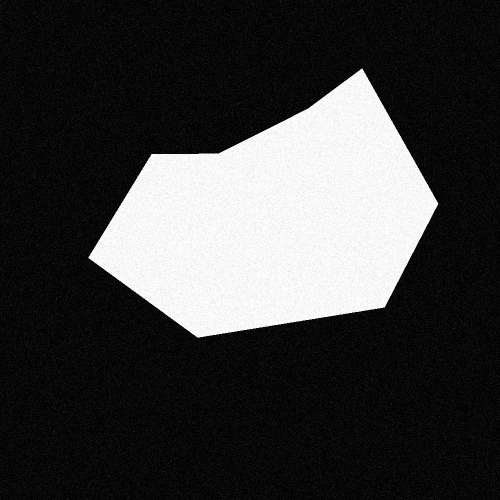
#> input picture 03 - Active contours/TestImages/Test1.png, 1000 x 1000 px (shown at 1/2 size); its folder holds only this picture in this run
$ python main.py   (older library calls are emulated)
#> lines starting #> are read from the running program, lines starting #| are printed output that depends on the picture
### 03 - Active contours/functions.py
import numpy as np
import cv2

def apply_gaussian_blur(image, sigma):
    return cv2.GaussianBlur(image, (0, 0), sigma)

def calculate_gradients(image):
    grad_x = cv2.Sobel(image, cv2.CV_64F, 1, 0, ksize=5)
    grad_y = cv2.Sobel(image, cv2.CV_64F, 0, 1, ksize=5)
    return grad_x, grad_y

def magnitude_of_gradient(grad_x, grad_y):
    return np.sqrt(grad_x**2 + grad_y**2)

def is_edge_strong(mag, y, x, lvl):
    return mag[y, x] > lvl

def update_point(point, grad, lvl, mag):
    """
    Propose a new point based on the direction of the edge.
    Move the point perpendicular to the edge direction (gradient direction).
    """
    # Calculate the perpendicular direction to the gradient
    perpendicular_direction = np.array([-grad[1], grad[0]])
    perpendicular_direction /= (np.linalg.norm(perpendicular_direction) + 1e-10)

    # Propose moving in both possible perpendicular directions
    move_in = point + perpendicular_direction.astype(np.int32)
    move_out = point - perpendicular_direction.astype(np.int32)

    # Check which direction is towards a stronger edge, if any
    if is_edge_strong(mag, *move_in, lvl):
        return move_in
    elif is_edge_strong(mag, *move_out, lvl):
        return move_out
    return point  # Remain in place if no strong edge is found

def my_active_contour(image, x0, y0, N, sigma, lvl):
    # Preprocessing step: Apply Gaussian blur and calculate gradient magnitude
    image_blurred = apply_gaussian_blur(image, sigma)
    grad_x, grad_y = calculate_gradients(image_blurred)
    mag = magnitude_of_gradient(grad_x, grad_y)

    # Initialize the contour points array
    contour_points = np.stack((y0, x0)).T

    # Iterative loop to move contour points towards edges
    for iteration in range(N):
        # Apply internal and external forces, update contour points
        for i, point in enumerate(contour_points):
            grad = np.array([grad_y[point[0], point[1]], grad_x[point[0], point[1]]])
            new_point = update_point(point, grad, lvl, mag)  # Use update_point function

            # If the new point is different from the current point, update it
            if not np.array_equal(new_point, point):
                contour_points[i] = new_point

    # Extract final contour coordinates
    x_final, y_final = contour_points[:, 1], contour_points[:, 0]
    return x_final.tolist(), y_final.tolist()

### 03 - Active contours/main.py
import cv2
import numpy as np
import os
import matplotlib.pyplot as plt
from functions import my_active_contour


def draw_contour(image, x, y, title="Active Contour", save_path=None):

    plt.figure()
    plt.imshow(image, cmap='gray')
    plt.plot(x + [x[0]], y + [y[0]], 'g-', linewidth=2)  # Close the contour by connecting to the start
    plt.title(title)
    plt.axis('off')
    if save_path:
        plt.savefig(save_path)
    plt.show()
    plt.close()


def process_directory(directory_path, N, sigma, lvl):

    for filename in os.listdir(directory_path):
        if filename.lower().endswith(('.png', '.jpg', '.jpeg')):
            image_path = os.path.join(directory_path, filename)
            image = cv2.imread(image_path, cv2.IMREAD_GRAYSCALE)

            # Get image dimensions
            h, w = image.shape[:2]

            # Define an initial contour that frames the entire image
            x0 = [0, w - 1, w - 1, 0, 0]  # X coordinates
            y0 = [0, 0, h - 1, h - 1, 0]  # Y coordinates


            x_final, y_final = my_active_contour(image, x0, y0, N, sigma, lvl)

            image_colored = cv2.cvtColor(image, cv2.COLOR_GRAY2BGR)
            draw_contour(image_colored, x_final, y_final, save_path=f"contoured_{filename}")


def main():
    directory_path = './TestImages'
    N = 10000000  # Number of iterations
    sigma = 2.0  # Gaussian blur parameter
    lvl = 10  # Edge level threshold

    process_directory(directory_path, N, sigma, lvl)
#> in process_directory, image is the input picture: shape (1000, 1000); min 0, max 255, mean 61.5
#> in calculate_gradients, `grad_x = cv2.Sobel(image, cv2.CV_64F, 1, 0, ksize=5)`:
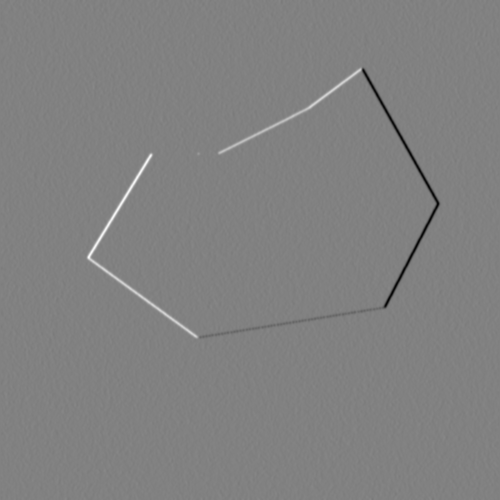
#> grad_x: shape (1000, 1000) float64 (shown at 1/2 size); min -5181, max 5039, mean -0.1; drawn with min black and max white
#> in magnitude_of_gradient, `return np.sqrt(grad_x**2 + grad_y**2)`:
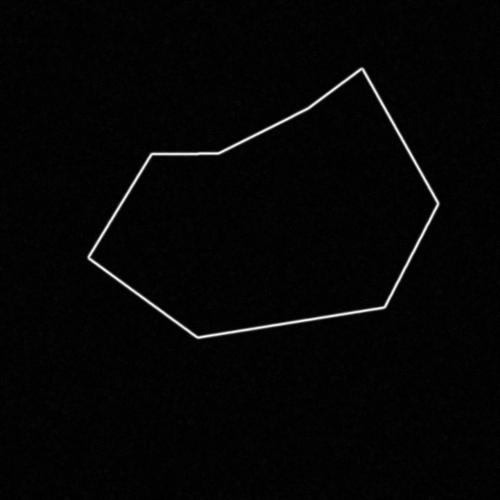
#> returned value: shape (1000, 1000) float64 (shown at 1/2 size); min 0, max 5741.8, mean 126.8; drawn with min black and max white


if __name__ == "__main__":
#> (the run stopped early here; a loop or call above may not have finished)
